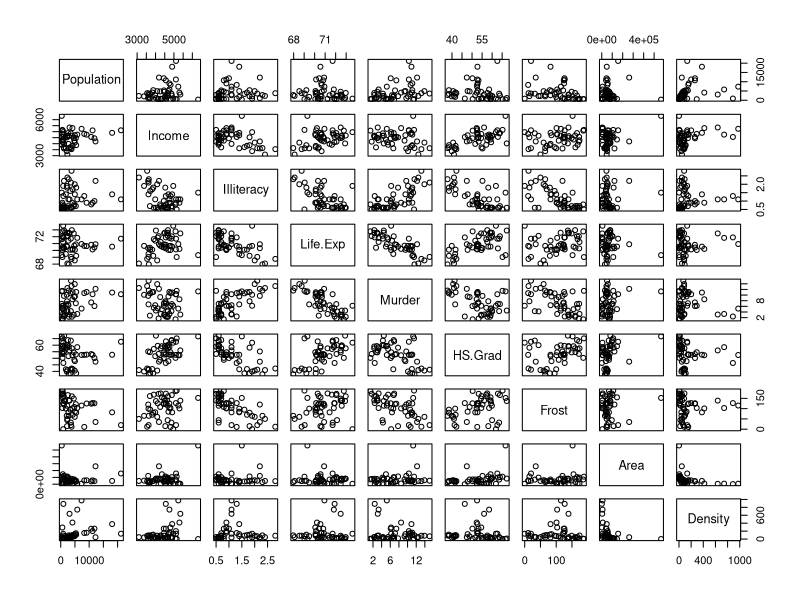

Source code (R):
 ######################################################
######################################################
#####[04] Multiple Linear Regression Lecture Code#####
######################################################
######################################################


#####################################################
#####Example using the State Information Dataset#####
#####################################################å
help(state.x77)
state.x77 #Investigating the state.x77 dataset.

states = as.data.frame(state.x77) #Forcing the state.x77 dataset to be a dataframe.

#Cleaning up the column names so that there are no spaces.
colnames(states)[4] = "Life.Exp"
colnames(states)[6] = "HS.Grad"

#Creating a population density variable.
states[,9] = (states$Population*1000)/states$Area
colnames(states)[9] = "Density"

#Basic graphical EDA for the states dataset.
plot(states)

#Can we estimate an individual's life expectancy based upon the state in which
#they reside?

 #The Modern Applied Statistics library.
# 
# forwardBIC = step(model.empty, scope, direction = "forward", k = log(50))
# baic = step(model.full, scope, direction = "backward", k = 2)
# bothAIC.empty = step(model.empty, scope, direction = "both", k = 2)
# bothBIC.full = step(model.full, scope, direction = "both", k = log(50))





auto.multiregress <- function(target, dat){
  
  require(MASS)
  assign("dat",dat,envir=.GlobalEnv)
  
  n = nrow(dat)
  x = formula.stringr(target, full=FALSE)
  y = formula.stringr(target, full=TRUE)
  
  model.empty = lm(eval(x), data=dat) # create models 
  model.full = lm(eval(y), data=dat)
  
  # scope of steps
  scope = list(lower = formula(model.empty), upper = formula(model.full))
  
  faic = step(model.empty, scope, direction = "forward", k = 2)
  baic = step(model.full, scope, direction = "backward", k = 2)
  bothAIC.empty = step(model.empty, scope, direction = "both", k = 2)
  bothAIC.full = step(model.full, scope, direction = "both", k = 2)
  forwardBIC = step(model.empty, scope, direction = "forward", k = log(n))
  backwardBIC = step(model.full, scope, direction = "backward", k = log(n))
  bothBIC.empty = step(model.empty, scope, direction = "both", k = log(n))
  bothBIC.full = step(model.full, scope, direction = "both", k = log(n))
  
  name = c("Forward AIC", "Backward AIC", "Both AIC Empty", "Both AIC Full", "Forward BIC","backward BIC","both Bic empty", "Both BIC Full")
  lm = list(faic$call, baic$call, bothAIC.empty$call, bothAIC.full$call, forwardBIC$call, backwardBIC$call, bothBIC.empty$call, bothBIC.full$call)
  model = c(as.character(faic$call[2]), as.character(baic$call[2]), as.character(bothAIC.empty$call[2]), as.character(bothAIC.full$call[2]), as.character(forwardBIC$call[2]), as.character(backwardBIC$call[2]), as.character(bothBIC.empty$call[2]), as.character(bothBIC.full$call[2]))
  rsq = c(summary(eval(faic$call))[8]$r.squared, summary(eval(baic$call))[8]$r.squared, summary(eval(bothAIC.empty$call))[8]$r.squared, summary(eval(bothAIC.full$call))[8]$r.squared, summary(eval(forwardBIC$call))[8]$r.squared, summary(eval(backwardBIC$call))[8]$r.squared, summary(eval(bothBIC.empty$call))[8]$r.squared, summary(eval(bothAIC.full$call))[8]$r.squared)
  
  pval= lapply(lm, function(x) lmp(eval(x)))
  
  df = data.frame(name, model, rsq)
  
  return (df)
}

lmp <- function (modelobject) {
  if (class(modelobject) != "lm") stop("Not an object of class 'lm' ")
  f <- summary(modelobject)$fstatistic
  p <- pf(f[1],f[2],f[3],lower.tail=F)
  attributes(p) <- NULL
  return(p)
}


formula.stringr <- function (target, full){
  ifelse(full == TRUE, return(paste(target,'~ .')), return(form = paste(target,'~ 1')))
}



##########################
###   Test Functions
##########################

df.tbl=auto.multiregress("Life.Exp", states)



